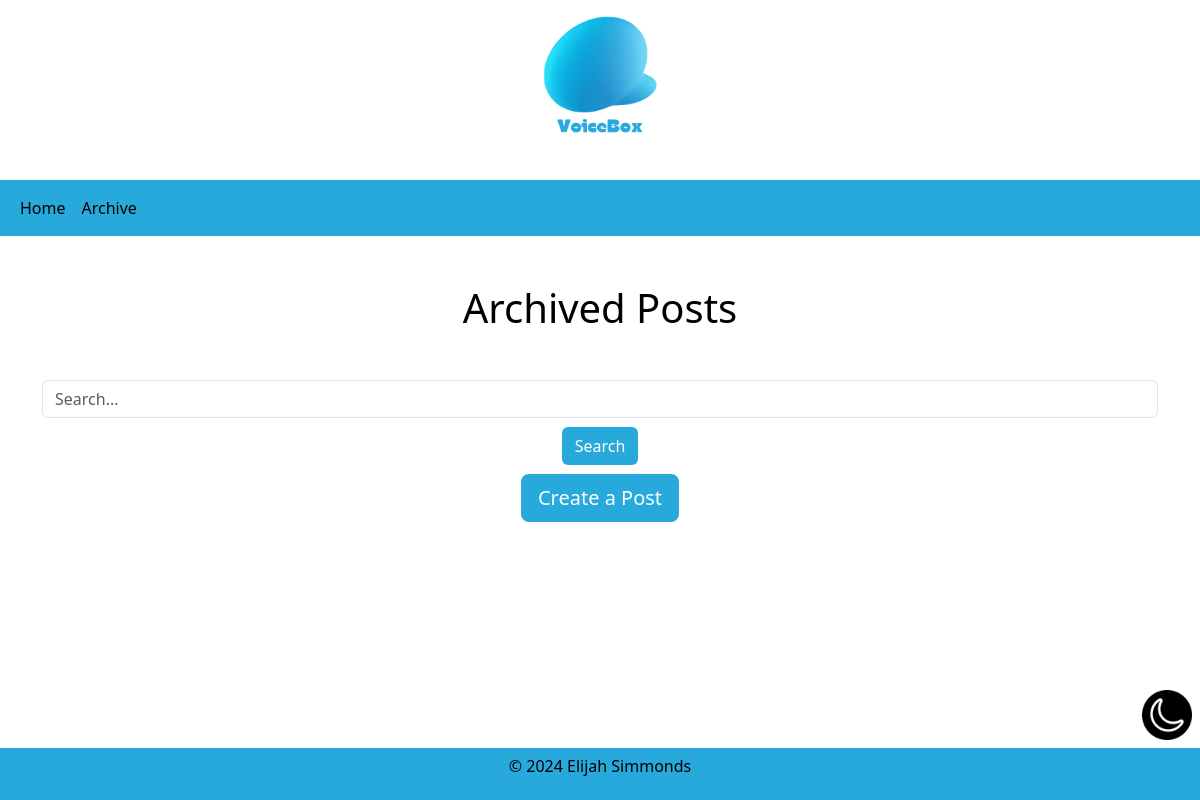
The app's page /archive (signed in), older data.
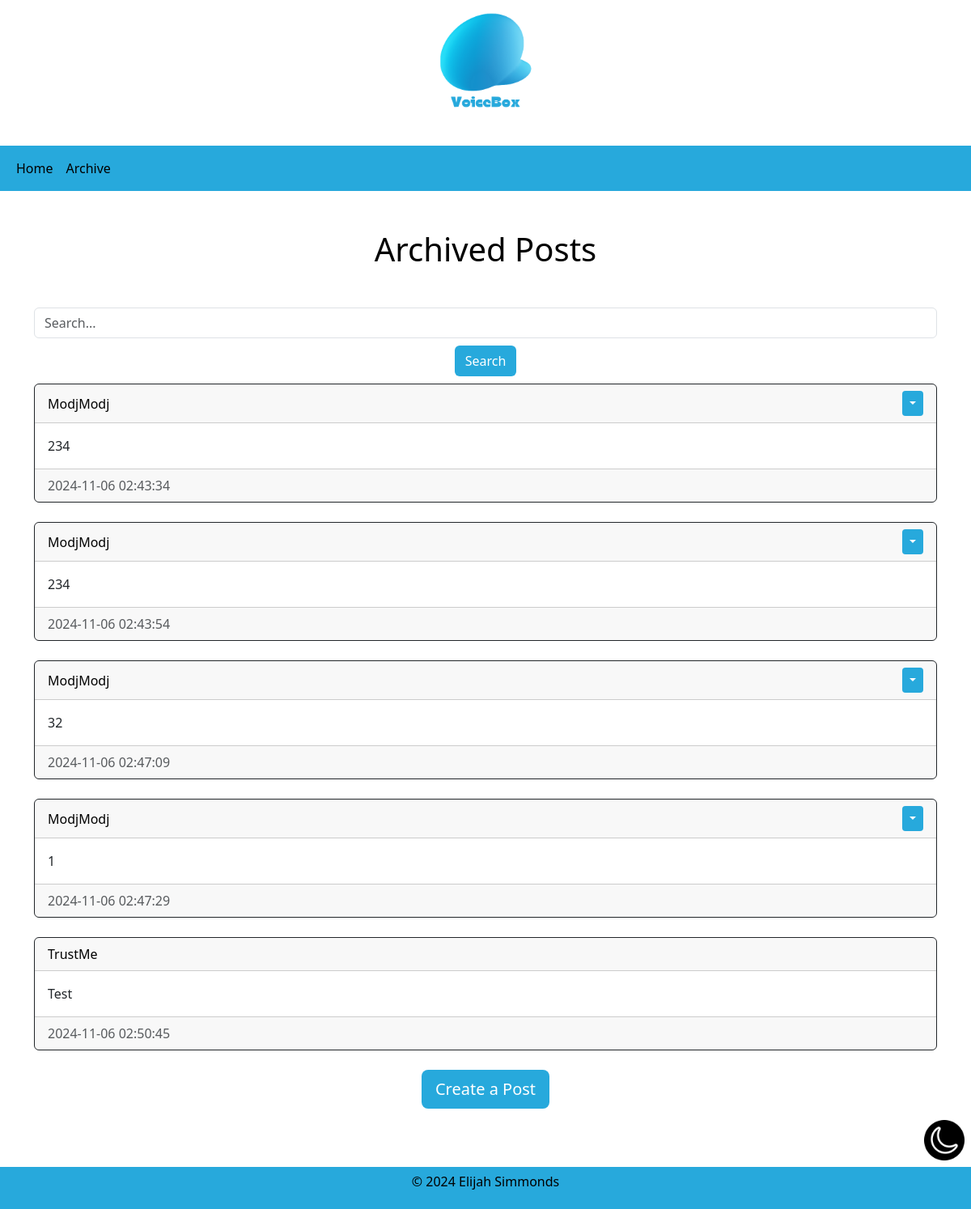
The same page, newer data.
### tables.py (models this page shows)
class Post(db.Model):
    id = db.Column(db.Integer, primary_key=True)
    text = db.Column(db.Text, nullable=False)
    date_created = db.Column(db.DateTime(timezone=True), default=func.now())
    author = db.Column(db.Integer, db.ForeignKey(
        'user.id', ondelete="CASCADE"), nullable=False)

class User(db.Model, UserMixin):
    id = db.Column(db.Integer, primary_key=True)
    email = db.Column(db.String(150), unique=True)
    username = db.Column(db.String(150), unique=True)
    password = db.Column(db.String(150))
    date_created = db.Column(db.DateTime(timezone=True), default=func.now())
    posts = db.relationship('Post', backref='user', passive_deletes=True)

### views.py (the view)
@views.route("/archive")
@login_required
def archive():
    posts = Post.query.all()
    return render_template("archive.html", user = current_user, posts = posts)

### __init__.py (called while the page is built)
def create_app():
    app = Flask(__name__)
    app.config["SECRET_KEY"] = "HawkI"
    app.config["SQLALCHEMY_DATABASE_URI"] = f'sqlite:///{DB_NAME}'
    db.init_app(app)
    from views import views
    from auth import auth
    app.register_blueprint(views, url_prefix="/")
    app.register_blueprint(auth, url_prefix="/")
    from tables import User
    with app.app_context():
        db.create_all()
    login_manager = LoginManager()
    login_manager.login_view = "auth.login"
    login_manager.init_app(app)
    @login_manager.user_loader
    def load_user(id):
        return User.query.get(int(id))
    return app

### templates/archive.html (shortened to what this page needs)
{% extends "posts_div.html" %}
{% block header %}
<br>
Archived Posts
<br>
<form method="GET" action="{{ url_for('views.search') }}">
        <br>
        <input type="text" name="query" class="form-control" placeholder="Search...">
        <div align="center">
                <button class="btn btn-custom" type="submit">Search</button>
        </div>
</form>
{% endblock %}

### templates/posts_div.html (shortened to what this page needs)
{% extends "layout.html" %}
{% block content %}
<h1 align="center">
{% block header %}{% endblock %}
</h1>
<div id="posts">
    {% for post in posts %}
    <div class="card border-dark">
            <div class="card-header d-flex justify-content-between align-items-center">
                    <a href="/user/{{post.user.username}}">{{post.user.username}}</a>
                    {%if user.id == post.author%}
                    <div class = "btn-group">
                            <button type= "button" class = "btn btn-sm btn-custom dropdown-toggle" data-toggle="dropdown"></button>
                    </div>
                    {%endif%}
            </div>
            <div class = "card-body">
                    <div class = "card-text">{{post.text}}</div>
            </div>
            <div class = "card-footer text-muted">
                    {{post.date_created}}
            </div>
    </div>
    <br>
    {%endfor%}
</div>
{% block footer %}
<div align="center">
        <a href = "/create-post"><button type = "button" class="btn btn-custom btn-lg">Create a Post</button></a>
</div>
{% endblock %}
{% endblock %}

Row changes from the older to the newer data that the page shows:
added Post: user.username "ModjModj", text "234", date_created "2024-11-06 02:43:34"
added Post: user.username "ModjModj", text "234", date_created "2024-11-06 02:43:54"
added Post: user.username "ModjModj", text "32", date_created "2024-11-06 02:47:09"
added Post: user.username "ModjModj", text "1", date_created "2024-11-06 02:47:29"
added Post: user.username "TrustMe", text "Test", date_created "2024-11-06 02:50:45"
